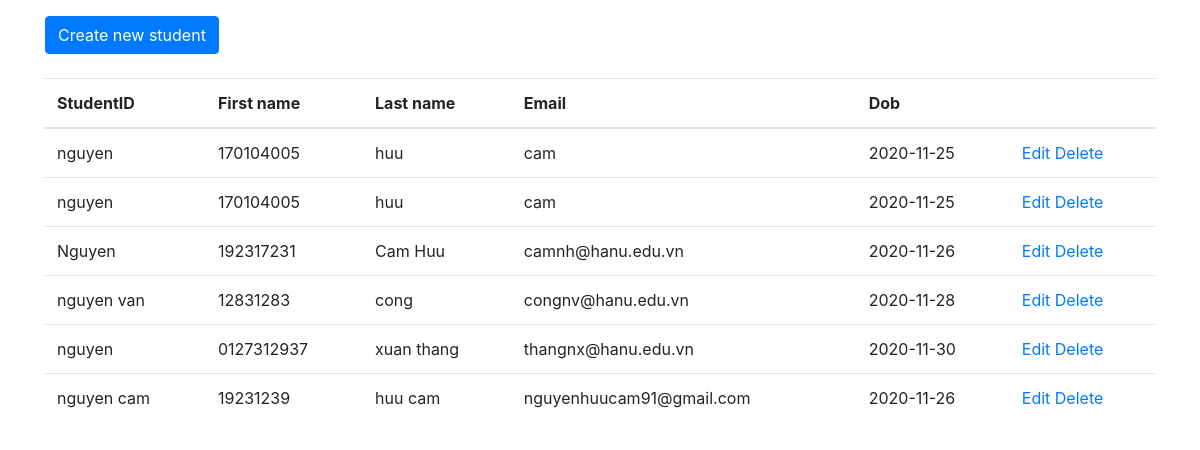
Screenshot of /26052021/demo/demo/student/index.php with the database file from the repository.
### tables this page shows
CREATE TABLE `students` (
  `id` int(11) NOT NULL,
  `student_id` varchar(20) NOT NULL,
  `first_name` varchar(20) NOT NULL,
  `last_name` varchar(10) NOT NULL,
  `email` varchar(50) NOT NULL,
  `dob` date NOT NULL
);

### 26052021/demo/demo/student/index.php (the view, shortened to what this page needs)
<?php require('../config/connection.php'); ?>
<?php
	$sql = "SELECT * FROM students";
	$queryExecuted = $conn->query($sql);
	$result = $queryExecuted->fetch_all(MYSQLI_ASSOC);
?>
<!DOCTYPE html>
<html>
	<head>
		<link rel="stylesheet" href="https://cdn.jsdelivr.net/npm/bootstrap@4.5.3/dist/css/bootstrap.min.css">
	</head>
	<body>
		<div class="container">
			<div class="mt-3">
				<a href="create.php">
					<button class="btn btn-primary">Create new student</button>
				</a>
			</div>
			<br/>
			<table class="table" style="border-collapse:collapse">
				<thead>
					<tr>
						<th>StudentID</th>
						<th>First name</th>
						<th>Last name</th>
						<th>Email</th>
						<th>Dob</th>
						<th></th>
					</tr>
				</thead>
				<tbody>
					<?php if (count($result) > 0): ?>
						<?php foreach($result as $row): ?>
							<tr>
								<td><?php echo $row['first_name']?></td>
								<td><?php echo $row['student_id']?></td>
								<td><?php echo $row['last_name']?></td>
								<td><?php echo $row['email']?></td>
								<td><?php echo $row['dob']?></td>
								<td>
									<a href="edit.php?id=<?php echo $row['id']; ?>">Edit</a>
									<a href="delete.php?id=<?php echo $row['id']; ?>" onclick="return confirm('Are you sure');">Delete</a>
								</td>
							</tr>
						<?php endforeach ?>
					<?php else: ?>
							<tr>
								<td colspan="6">0 results</td>
							</tr>
					<?php endif ?>
				</tbody>
			</table>
			</div>
	</body>
</html>

### rows the page displays
students: first_name "nguyen", student "170104005", last_name "huu", email "cam", dob "2020-11-25"
students: first_name "nguyen", student "170104005", last_name "huu", email "cam", dob "2020-11-25"
students: first_name "Nguyen", student "192317231", last_name "Cam Huu", email "camnh@hanu.edu.vn", dob "2020-11-26"
students: first_name "nguyen van", student "12831283", last_name "cong", email "congnv@hanu.edu.vn", dob "2020-11-28"
students: first_name "nguyen", student "0127312937", last_name "xuan thang", email "thangnx@hanu.edu.vn", dob "2020-11-30"
students: first_name "nguyen cam", student "19231239", last_name "huu cam", email "nguyenhuucam91@gmail.com", dob "2020-11-26"
